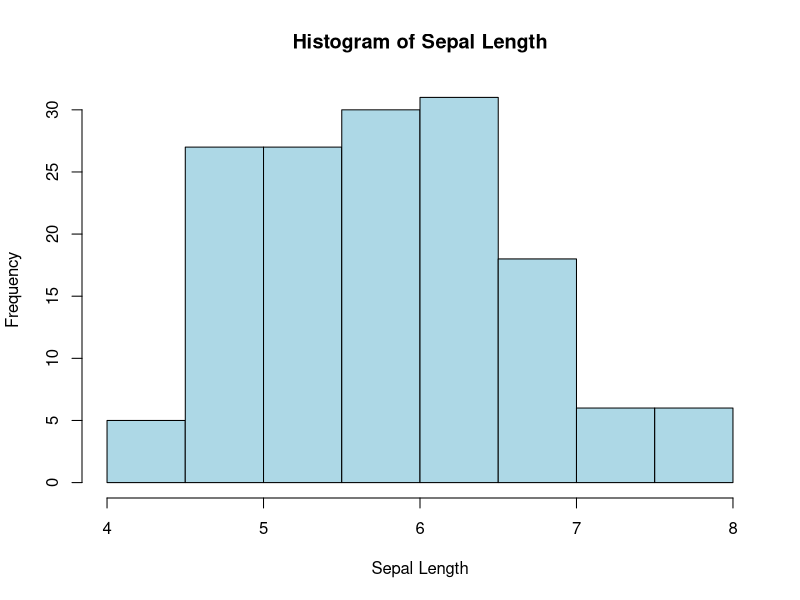
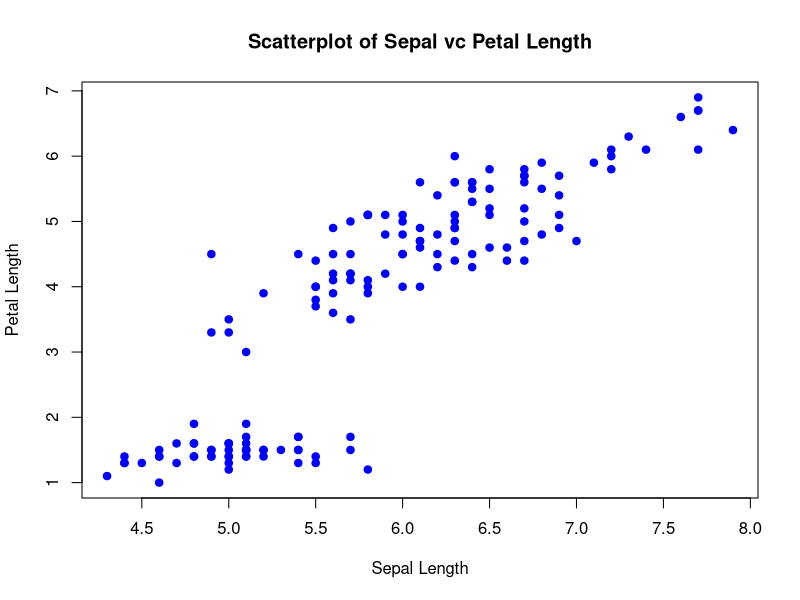
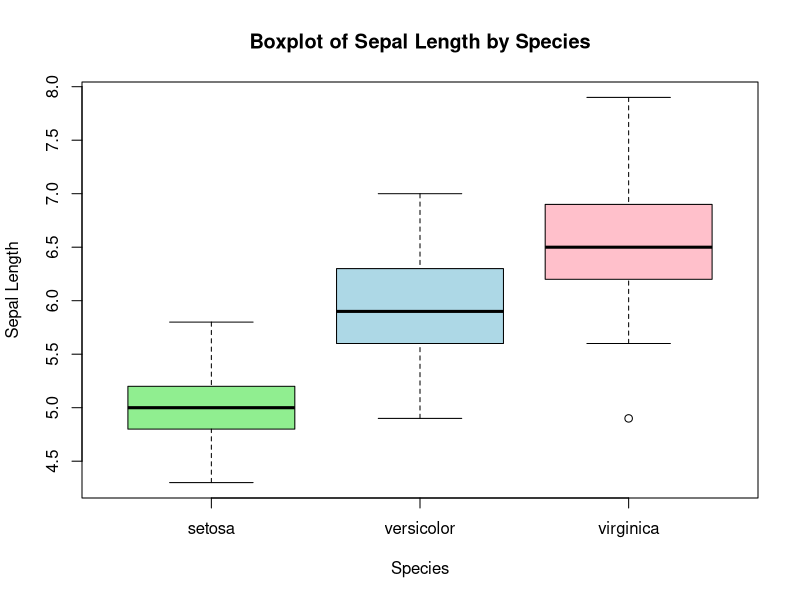

Recreate these plots in R, in order.
library(dplyr)
library(ggplot2)
library(modeest)

#Load dataset
data("iris")

#Descriptive statistics
mean(iris$Sepal.Length)
median(iris$Sepal.Length)
mlv(iris$Sepal.Length, method="mfv")
sd(iris$Sepal.Length)
range(iris$Sepal.Length)
summary(iris$Sepal.Length)

#Histogram
hist(iris$Sepal.Length, 
     main="Histogram of Sepal Length", 
     xlab="Sepal Length", col="lightblue", border="black")

#Scatterplot
plot(iris$Sepal.Length, iris$Petal.Length,
     main="Scatterplot of Sepal vc Petal Length",
     xlab="Sepal Length", ylab="Petal Length",
     col="blue", pch=19)

#Boxplot
boxplot(Sepal.Length ~ Species, data=iris,
        main="Boxplot of Sepal Length by Species",
        xlab="Species", ylab="Sepal Length",
        col=c("lightgreen", "lightblue", "pink"))
